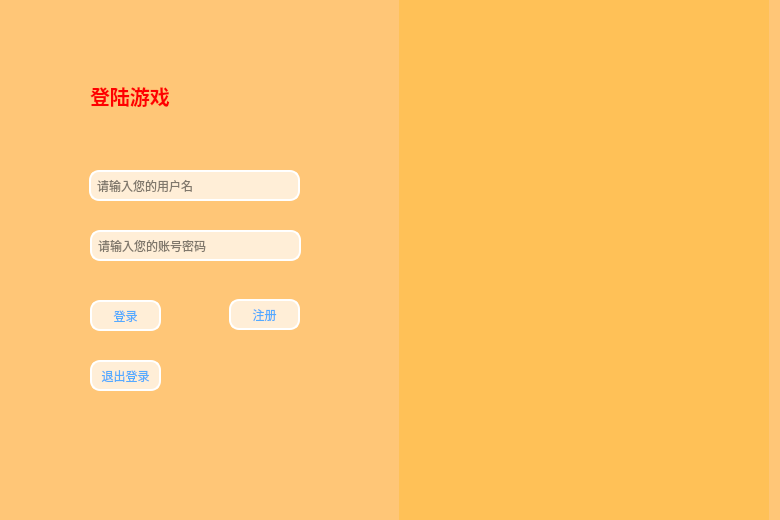
<?xml version="1.0" encoding="UTF-8"?>
<ui version="4.0">
 <class>Login</class>
 <widget class="QWidget" name="Login">
  <property name="geometry">
   <rect>
    <x>0</x>
    <y>0</y>
    <width>780</width>
    <height>520</height>
   </rect>
  </property>
  <property name="windowTitle">
   <string>Form</string>
  </property>
  <property name="styleSheet">
   <string notr="true">background-color: rgb(0, 0, 0);
background-color: rgb(255, 198, 119);</string>
  </property>
  <widget class="QLabel" name="label_image">
   <property name="geometry">
    <rect>
     <x>399</x>
     <y>0</y>
     <width>370</width>
     <height>520</height>
    </rect>
   </property>
   <property name="styleSheet">
    <string notr="true">background-color: rgb(255, 193, 87);</string>
   </property>
   <property name="text">
    <string/>
   </property>
  </widget>
  <widget class="QLabel" name="title">
   <property name="geometry">
    <rect>
     <x>90</x>
     <y>80</y>
     <width>211</width>
     <height>31</height>
    </rect>
   </property>
   <property name="styleSheet">
    <string notr="true">color: red; /* Example color */
    font-family: &quot;Microsoft YaHei&quot;;
    font-size: 20px;
    font-weight: bold;</string>
   </property>
   <property name="text">
    <string>登陆游戏</string>
   </property>
  </widget>
  <widget class="QLineEdit" name="name">
   <property name="geometry">
    <rect>
     <x>89</x>
     <y>170</y>
     <width>211</width>
     <height>31</height>
    </rect>
   </property>
   <property name="styleSheet">
    <string notr="true">
font: 10pt &quot;Candara&quot;;

background: rgba(255, 255, 255, 180); /* 半透明白色背景 */
            border: 2px solid white; /* 白色实线边框 */
            border-radius: 10px; /* 圆角边框 */
            padding: 2px 4px;</string>
   </property>
   <property name="placeholderText">
    <string>请输入您的用户名</string>
   </property>
  </widget>
  <widget class="QLineEdit" name="password">
   <property name="geometry">
    <rect>
     <x>90</x>
     <y>230</y>
     <width>211</width>
     <height>31</height>
    </rect>
   </property>
   <property name="styleSheet">
    <string notr="true">
font: 10pt &quot;Candara&quot;;

background: rgba(255, 255, 255, 180); /* 半透明白色背景 */
            border: 2px solid white; /* 白色实线边框 */
            border-radius: 10px; /* 圆角边框 */
            padding: 2px 4px;</string>
   </property>
   <property name="echoMode">
    <enum>QLineEdit::Password</enum>
   </property>
   <property name="placeholderText">
    <string>请输入您的账号密码</string>
   </property>
  </widget>
  <widget class="QPushButton" name="signIn">
   <property name="geometry">
    <rect>
     <x>90</x>
     <y>300</y>
     <width>71</width>
     <height>31</height>
    </rect>
   </property>
   <property name="styleSheet">
    <string notr="true">
font: 9pt &quot;Microsoft YaHei UI&quot;;
color: rgb(85, 170, 255);
background: rgba(255, 255, 255, 180); /* 半透明白色背景 */
            border: 2px solid white; /* 白色实线边框 */
            border-radius: 10px; /* 圆角边框 */
            padding: 2px 4px;</string>
   </property>
   <property name="text">
    <string>登录</string>
   </property>
  </widget>
  <widget class="QPushButton" name="signUp">
   <property name="geometry">
    <rect>
     <x>229</x>
     <y>299</y>
     <width>71</width>
     <height>31</height>
    </rect>
   </property>
   <property name="styleSheet">
    <string notr="true">color: rgb(85, 170, 255);
font: 9pt &quot;Microsoft YaHei UI&quot;;
background: rgba(255, 255, 255, 180); /* 半透明白色背景 */
            border: 2px solid white; /* 白色实线边框 */
            border-radius: 10px; /* 圆角边框 */
            padding: 2px 4px;</string>
   </property>
   <property name="text">
    <string>注册</string>
   </property>
  </widget>
  <widget class="QPushButton" name="exitButton">
   <property name="geometry">
    <rect>
     <x>90</x>
     <y>360</y>
     <width>71</width>
     <height>31</height>
    </rect>
   </property>
   <property name="styleSheet">
    <string notr="true">
font: 9pt &quot;Microsoft YaHei UI&quot;;
color: rgb(85, 170, 255);
background: rgba(255, 255, 255, 180); /* 半透明白色背景 */
            border: 2px solid white; /* 白色实线边框 */
            border-radius: 10px; /* 圆角边框 */
            padding: 2px 4px;</string>
   </property>
   <property name="text">
    <string>退出登录</string>
   </property>
  </widget>
  <zorder>label_image</zorder>
  <zorder>name</zorder>
  <zorder>password</zorder>
  <zorder>signIn</zorder>
  <zorder>signUp</zorder>
  <zorder>title</zorder>
  <zorder>exitButton</zorder>
 </widget>
 <resources/>
 <connections/>
</ui>
